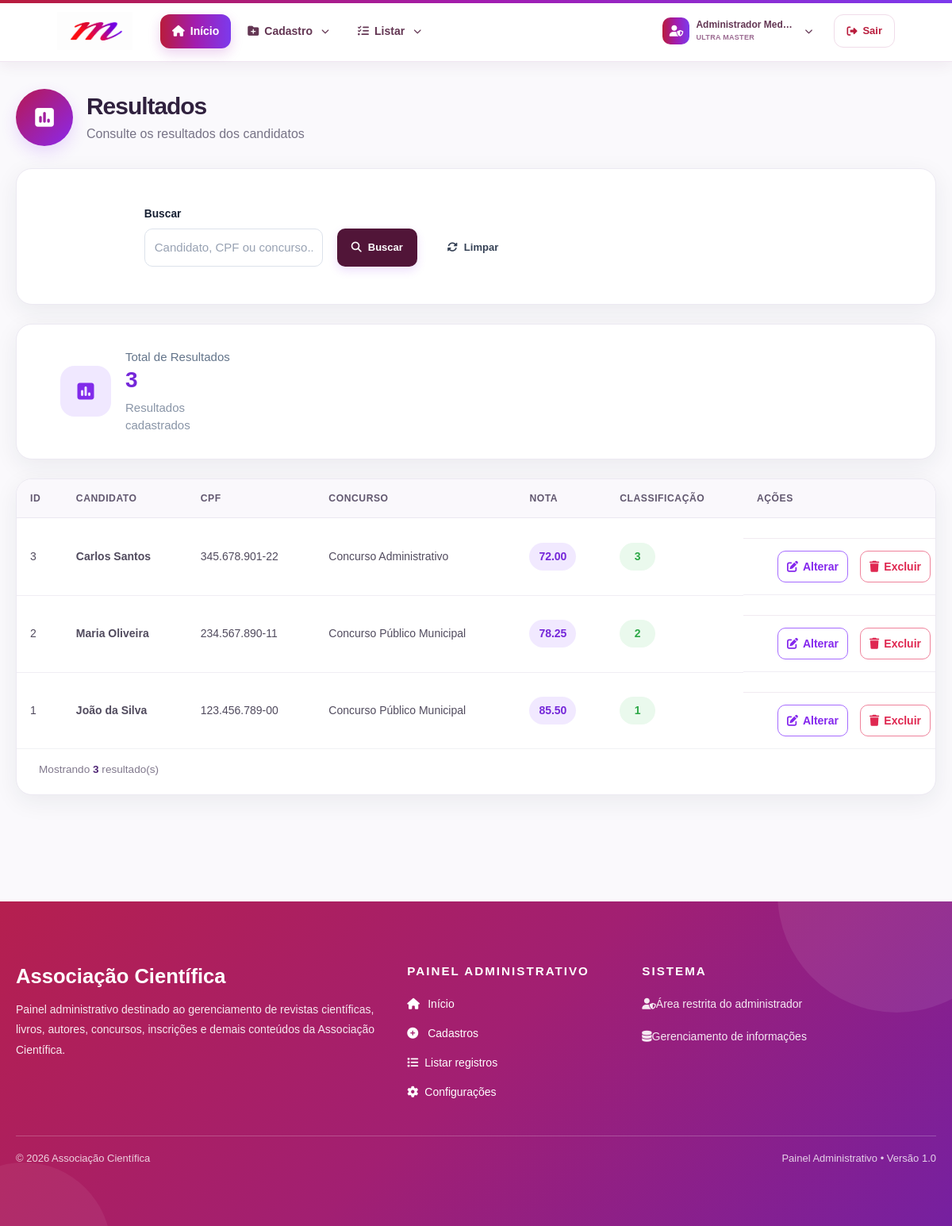
/painel/lista_resultados.php (signed in), run on the app's committed database.
### tables this page shows
CREATE TABLE `resultados` (
  `id_resultado` int(11) NOT NULL AUTO_INCREMENT,
  `id_inscricao` int(11) NOT NULL,
  `nota` decimal(5,2) NOT NULL,
  `classificacao` int(11) NOT NULL,
  PRIMARY KEY (`id_resultado`),
  KEY `fk_resultado_inscricao` (`id_inscricao`),
  CONSTRAINT `fk_resultado_inscricao` FOREIGN KEY (`id_inscricao`) REFERENCES `inscricoes` (`id_inscricao`) ON DELETE CASCADE ON UPDATE CASCADE
);

CREATE TABLE `inscricoes` (
  `id_inscricao` int(11) NOT NULL AUTO_INCREMENT,
  `id_concurso` int(11) NOT NULL,
  `nome` varchar(150) NOT NULL,
  `email` varchar(150) NOT NULL,
  `telefone` varchar(30) DEFAULT NULL,
  `cpf` varchar(20) DEFAULT NULL,
  `instituicao` varchar(200) DEFAULT NULL,
  `categoria` varchar(100) DEFAULT NULL,
  `arquivo` varchar(255) DEFAULT NULL,
  `status` enum('pendente','aprovada','rejeitada') DEFAULT 'pendente',
  `criado_em` timestamp NOT NULL DEFAULT current_timestamp(),
  PRIMARY KEY (`id_inscricao`),
  KEY `id_concurso` (`id_concurso`),
  CONSTRAINT `inscricoes_ibfk_1` FOREIGN KEY (`id_concurso`) REFERENCES `concursos` (`id_concurso`) ON DELETE CASCADE
);

CREATE TABLE `concursos` (
  `id_concurso` int(11) NOT NULL AUTO_INCREMENT,
  `nome` varchar(255) NOT NULL,
  `orgao` varchar(255) NOT NULL,
  `cargo` varchar(255) NOT NULL,
  `escolaridade` varchar(100) NOT NULL,
  `edital` varchar(100) DEFAULT NULL,
  `ano` int(11) NOT NULL,
  `data_inscricao_inicio` date DEFAULT NULL,
  `data_inscricao_fim` date DEFAULT NULL,
  `data_prova` date DEFAULT NULL,
  `descricao` text DEFAULT NULL,
  `status` varchar(50) DEFAULT 'Aberto',
  `destaque` tinyint(1) DEFAULT 0,
  `dt_cad_concurso` datetime DEFAULT current_timestamp(),
  PRIMARY KEY (`id_concurso`)
);

### painel/config/seguranca.php (called while the page is built, shortened)
<?php
function csrf_token(): string
{
    return $_SESSION['csrf_token'];
}
if (!function_exists('corrigir_codificacao_painel')) {
    function corrigir_codificacao_painel($valor): string
    {
        $valor = (string)($valor ?? '');
        for ($i = 0; $i < 2; $i++) {
            if (!preg_match('/(?:Ã[-¿]|Â[-¿]|â€)/u', $valor)) {
                break;
            }
            $corrigido = @iconv('UTF-8', 'ISO-8859-1//IGNORE', $valor);
            $valor = $corrigido;
        }
        return $valor;
    }
}
if (!function_exists('h')) {
    function h($v): string
    {
        return htmlspecialchars(corrigir_codificacao_painel($v), ENT_QUOTES | ENT_SUBSTITUTE, 'UTF-8');
    }
}

### painel/lista_resultados.php (the view, shortened to what this page needs)
<?php
include 'conexao.php';
mysqli_set_charset($conexao, 'utf8mb4');
$busca = trim($_GET['busca'] ?? '');
$where = '';
$sql = "SELECT r.*, i.nome AS candidato, i.cpf, c.nome AS concurso
        FROM resultados r
        INNER JOIN inscricoes i ON i.id_inscricao = r.id_inscricao
        INNER JOIN concursos c ON c.id_concurso = i.id_concurso
        $where
        ORDER BY r.id_resultado DESC";
$resultado = mysqli_query($conexao, $sql);
$total = mysqli_num_rows($resultado);
?>
<!DOCTYPE html>
<html lang="pt-BR">
<head>
    <?php include 'includes_painel/head.php'; ?>
</head>
<body>
<?php include 'includes_painel/header.php'; ?>
<div class="container">
    <div class="topo">
        <div class="titulo">
            <div class="icone">
                <i class="fas fa-square-poll-vertical"></i>
            </div>
            <div>
                <h1>Resultados</h1>
                <p>Consulte os resultados dos candidatos</p>
            </div>
        </div>
    </div>
    <div class="card filtros">
        <form method="GET">
            <div class="campo">
                <label>Buscar</label>
                <input
                    type="text"
                    name="busca"
                    value="<?= h($busca) ?>"
                    placeholder="Candidato, CPF ou concurso..."
                >
            </div>
            <button type="submit" class="btn btn-primary">
                <i class="fas fa-search"></i>
                Buscar
            </button>
            <a href="lista_resultados.php" class="btn limpar">
                <i class="fas fa-sync-alt"></i>
                Limpar
            </a>
        </form>
    </div>
    <div class="card estatisticas">
        <div class="estatistica-item">
            <div class="estatistica-icone roxo">
                <i class="fas fa-square-poll-vertical"></i>
            </div>
            <div class="estatistica-info">
                <span>Total de Resultados</span>
                <strong><?= $total ?></strong>
                <small>Resultados cadastrados</small>
            </div>
        </div>
    </div>
    <div class="card tabela">
        <div class="table-responsive">
            <table>
                <thead>
                    <tr>
                        <th>ID</th>
                        <th>Candidato</th>
                        <th>CPF</th>
                        <th>Concurso</th>
                        <th>Nota</th>
                        <th>Classificação</th>
                        <th>Ações</th>
                    </tr>
                </thead>
                <tbody>
                <?php if ($total > 0): ?>
                    <?php while ($r = mysqli_fetch_assoc($resultado)): ?>
                        <tr>
                            <td><?= h($r['id_resultado']) ?></td>
                            <td class="nome">
                                <?= h($r['candidato']) ?>
                            </td>
                            <td>
                                <?= h($r['cpf']) ?>
                            </td>
                            <td>
                                <?= h($r['concurso']) ?>
                            </td>
                            <td>
                                <span class="nota">
                                    <?= h($r['nota']) ?>
                                </span>
                            </td>
                            <td>
                                <span class="classificacao">
                                    <?= h($r['classificacao']) ?>
                                </span>
                            </td>
                            <td class="acoes">
                                <a
                                    class="editar"
                                    href="editar_resultado.php?id=<?= $r['id_resultado'] ?>"
                                    title="Editar"
                                >
                                    <i class="fas fa-pen-to-square"></i> Alterar
                                </a>
                                <a
                                    class="excluir"
                                    href="excluir_resultado.php?id=<?= $r['id_resultado'] ?>&csrf_token=<?=h(csrf_token())?>"
                                    title="Excluir"
                                    onclick="return confirm('Deseja excluir este resultado?')"
                                >
                                    <i class="fas fa-trash"></i> Excluir
                                </a>
                            </td>
                        </tr>
                    <?php endwhile; ?>
                <?php endif; ?>
                </tbody>
            </table>
        </div>
        <div class="rodape">
            Mostrando <b><?= $total ?></b> resultado(s)
        </div>
    </div>
</div>
<?php include 'includes_painel/footer.php'; ?>
</body>
</html>

### data on the page
resultados: id_resultado "3", id_inscricao.nome "Carlos Santos", id_inscricao.cpf "345.678.901-22", concursos.nome "Concurso Administrativo", nota "72.00", classificacao "3"
resultados: id_resultado "2", id_inscricao.nome "Maria Oliveira", id_inscricao.cpf "234.567.890-11", concursos.nome "Concurso Público Municipal", nota "78.25", classificacao "2"
resultados: id_resultado "1", id_inscricao.nome "João da Silva", id_inscricao.cpf "123.456.789-00", concursos.nome "Concurso Público Municipal", nota "85.50", classificacao "1"

### other printed values
nome_usuario() "Administrador Medeia"
str_replace('_', ' ', perfil_usuario()) "ULTRA MASTER"
$total "3"
